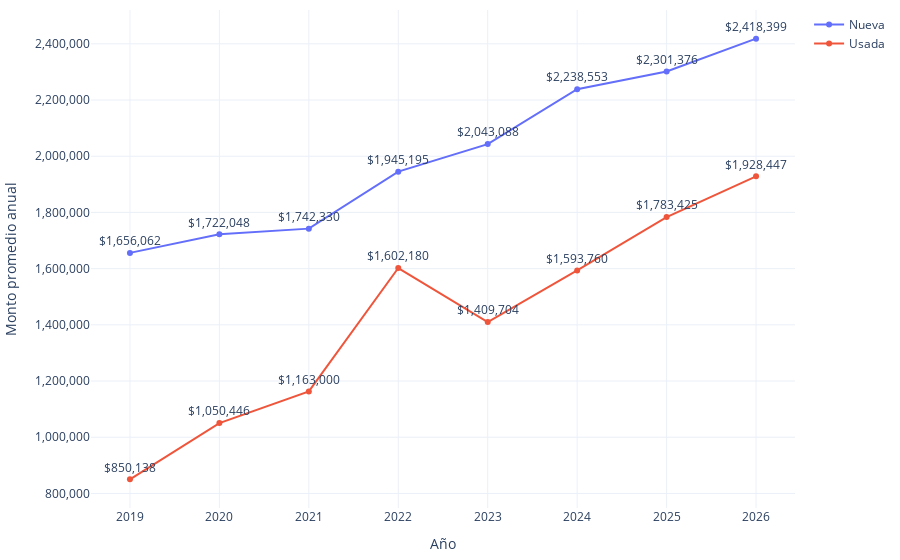

Notebook code for this chart:
### Code cell
import os
import plotly.graph_objects as go
import plotly.io as pio

# Crear la figura
fig = go.Figure()

# Graficar cada modalidad
modalidades = conteo_pachuca['modalidad'].unique()
#colores = ['red', 'lightgreen']  # Definir los colores a usar
for i, modalidad in enumerate(modalidades):
    df_modalidad = conteo_pachuca[conteo_pachuca['modalidad'] == modalidad]
    fig.add_trace(go.Scatter(
        x=df_modalidad['año'], 
        y=df_modalidad['montos'], 
        mode='lines+markers+text',  # Mostrar líneas, puntos y texto
        name=modalidad, 
        text=df_modalidad['montos'].apply(lambda x: f'${x:,.0f}'),  # Añadir el texto de los valores formateados
        textposition="top center",  # Posicionar el texto encima de los puntos
        #line=dict(color=colores[i % len(colores)]),  # Asignar el color basado en el índice
        #marker=dict(color=colores[i % len(colores)]),  # Asignar el color basado en el índice
    ))

# Configurar el diseño
fig.update_layout(
    xaxis_title="Año",
    yaxis_title="Monto promedio anual",
    yaxis_tickformat=",.0f",  # Formatear el eje y con separadores de coma y sin decimales
    template="plotly_white",
    margin=dict(l=10, r=10, t=10, b=10)
)
# Función para exportar gráfica como archivo HTML
def guardar_grafico_como_html(fig, nombre_archivo, carpeta='assets/graficas'):
    # Crear la carpeta si no existe
    if not os.path.exists(carpeta):
        os.makedirs(carpeta)
    # Guardar la gráfica como archivo HTML en la carpeta especificada
    pio.write_html(fig, os.path.join(carpeta, f'{nombre_archivo}.html'))

# Exportar
guardar_grafico_como_html(fig, 'g_scatt_forecast_credit_promedio', carpeta='assets/graficas')
fig.show()

### Figure 1 — Plotly figure (JSON) as saved in the notebook; plotly's stock layout.template omitted (floating-point values rounded to 4 significant figures)
{"data": [{"mode": "lines+markers+text", "name": "Nueva", "text": ["$1,656,062", "$1,722,048", "$1,742,330", "$1,945,195", "$2,043,088", "$2,238,553", "$2,301,376", "$2,418,399"], "textposition": "top center", "type": "scatter", "x": [2019, 2020, 2021, 2022, 2023, 2024, 2025, 2026], "y": [1656062, 1722048, 1742330, 1945195, 2043088, 2238553, 2301376, 2418399]}, {"mode": "lines+markers+text", "name": "Usada", "text": ["$850,138", "$1,050,446", "$1,163,000", "$1,602,180", "$1,409,704", "$1,593,760", "$1,783,425", "$1,928,447"], "textposition": "top center", "type": "scatter", "x": [2019, 2020, 2021, 2022, 2023, 2024, 2025, 2026], "y": [850138, 1050446, 1163000, 1602180, 1409704, 1593760, 1783425, 1928447]}], "layout": {"margin": {"b": 10, "l": 10, "r": 10, "t": 10}, "xaxis": {"title": {"text": "Año"}}, "yaxis": {"tickformat": ",.0f", "title": {"text": "Monto promedio anual"}}}}
